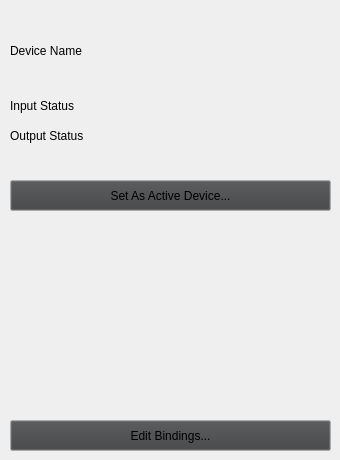
   <widget class="QWidget" name="device_props_page">
    <widget class="QPushButton" name="button_edit_bindings">
     <property name="geometry">
      <rect>
       <x>10</x>
       <y>420</y>
       <width>321</width>
       <height>31</height>
      </rect>
     </property>
     <property name="palette">
      <palette>
       <active>
        <colorrole role="Button">
         <brush brushstyle="SolidPattern">
          <color alpha="255">
           <red>0</red>
           <green>0</green>
           <blue>40</blue>
          </color>
         </brush>
        </colorrole>
        <colorrole role="Dark">
         <brush brushstyle="SolidPattern">
          <color alpha="255">
           <red>0</red>
           <green>0</green>
           <blue>40</blue>
          </color>
         </brush>
        </colorrole>
        <colorrole role="Base">
         <brush brushstyle="SolidPattern">
          <color alpha="255">
           <red>0</red>
           <green>0</green>
           <blue>40</blue>
          </color>
         </brush>
        </colorrole>
       </active>
       <inactive>
        <colorrole role="Button">
         <brush brushstyle="SolidPattern">
          <color alpha="255">
           <red>64</red>
           <green>65</green>
           <blue>66</blue>
          </color>
         </brush>
        </colorrole>
        <colorrole role="Dark">
         <brush brushstyle="SolidPattern">
          <color alpha="255">
           <red>64</red>
           <green>65</green>
           <blue>66</blue>
          </color>
         </brush>
        </colorrole>
        <colorrole role="Base">
         <brush brushstyle="SolidPattern">
          <color alpha="255">
           <red>46</red>
           <green>47</green>
           <blue>48</blue>
          </color>
         </brush>
        </colorrole>
       </inactive>
       <disabled>
        <colorrole role="Button">
         <brush brushstyle="SolidPattern">
          <color alpha="255">
           <red>0</red>
           <green>0</green>
           <blue>40</blue>
          </color>
         </brush>
        </colorrole>
        <colorrole role="Dark">
         <brush brushstyle="SolidPattern">
          <color alpha="255">
           <red>0</red>
           <green>0</green>
           <blue>40</blue>
          </color>
         </brush>
        </colorrole>
        <colorrole role="Base">
         <brush brushstyle="SolidPattern">
          <color alpha="255">
           <red>68</red>
           <green>68</green>
           <blue>68</blue>
          </color>
         </brush>
        </colorrole>
       </disabled>
      </palette>
     </property>
     <property name="font">
      <font>
       <family>Tahoma</family>
       <pointsize>9</pointsize>
      </font>
     </property>
     <property name="cursor">
      <cursorShape>PointingHandCursor</cursorShape>
     </property>
     <property name="text">
      <string>Edit Bindings...</string>
     </property>
    </widget>
    <widget class="QLabel" name="label_device_name">
     <property name="geometry">
      <rect>
       <x>10</x>
       <y>30</y>
       <width>101</width>
       <height>41</height>
      </rect>
     </property>
     <property name="font">
      <font>
       <family>Tahoma</family>
       <pointsize>9</pointsize>
      </font>
     </property>
     <property name="text">
      <string>Device Name</string>
     </property>
    </widget>
    <widget class="QLabel" name="text_device_name">
     <property name="geometry">
      <rect>
       <x>110</x>
       <y>30</y>
       <width>221</width>
       <height>41</height>
      </rect>
     </property>
     <property name="font">
      <font>
       <family>Tahoma</family>
       <pointsize>11</pointsize>
       <bold>true</bold>
      </font>
     </property>
     <property name="text">
      <string>&lt;Device Name&gt;</string>
     </property>
     <property name="alignment">
      <set>Qt::AlignRight|Qt::AlignTrailing|Qt::AlignVCenter</set>
     </property>
     <property name="wordWrap">
      <bool>true</bool>
     </property>
    </widget>
    <widget class="QLabel" name="label_status_input">
     <property name="geometry">
      <rect>
       <x>10</x>
       <y>90</y>
       <width>101</width>
       <height>31</height>
      </rect>
     </property>
     <property name="font">
      <font>
       <family>Tahoma</family>
       <pointsize>9</pointsize>
      </font>
     </property>
     <property name="text">
      <string>Input Status</string>
     </property>
    </widget>
    <widget class="QLabel" name="text_status_input">
     <property name="geometry">
      <rect>
       <x>110</x>
       <y>90</y>
       <width>221</width>
       <height>31</height>
      </rect>
     </property>
     <property name="font">
      <font>
       <family>Tahoma</family>
       <pointsize>11</pointsize>
       <bold>true</bold>
      </font>
     </property>
     <property name="text">
      <string>&lt;Input Device Status&gt;</string>
     </property>
     <property name="alignment">
      <set>Qt::AlignRight|Qt::AlignTrailing|Qt::AlignVCenter</set>
     </property>
    </widget>
    <widget class="QLabel" name="label_status_output">
     <property name="geometry">
      <rect>
       <x>10</x>
       <y>120</y>
       <width>101</width>
       <height>31</height>
      </rect>
     </property>
     <property name="font">
      <font>
       <family>Tahoma</family>
       <pointsize>9</pointsize>
      </font>
     </property>
     <property name="text">
      <string>Output Status</string>
     </property>
    </widget>
    <widget class="QLabel" name="text_status_output">
     <property name="geometry">
      <rect>
       <x>110</x>
       <y>120</y>
       <width>221</width>
       <height>31</height>
      </rect>
     </property>
     <property name="font">
      <font>
       <family>Tahoma</family>
       <pointsize>11</pointsize>
       <bold>true</bold>
      </font>
     </property>
     <property name="text">
      <string>&lt;Output Device Status&gt;</string>
     </property>
     <property name="alignment">
      <set>Qt::AlignRight|Qt::AlignTrailing|Qt::AlignVCenter</set>
     </property>
    </widget>
    <widget class="QPushButton" name="button_active_device">
     <property name="geometry">
      <rect>
       <x>10</x>
       <y>180</y>
       <width>321</width>
       <height>31</height>
      </rect>
     </property>
     <property name="palette">
      <palette>
       <active>
        <colorrole role="Button">
         <brush brushstyle="SolidPattern">
          <color alpha="255">
           <red>0</red>
           <green>0</green>
           <blue>40</blue>
          </color>
         </brush>
        </colorrole>
        <colorrole role="Dark">
         <brush brushstyle="SolidPattern">
          <color alpha="255">
           <red>0</red>
           <green>0</green>
           <blue>40</blue>
          </color>
         </brush>
        </colorrole>
        <colorrole role="Base">
         <brush brushstyle="SolidPattern">
          <color alpha="255">
           <red>0</red>
           <green>0</green>
           <blue>40</blue>
          </color>
         </brush>
        </colorrole>
       </active>
       <inactive>
        <colorrole role="Button">
         <brush brushstyle="SolidPattern">
          <color alpha="255">
           <red>64</red>
           <green>65</green>
           <blue>66</blue>
          </color>
         </brush>
        </colorrole>
        <colorrole role="Dark">
         <brush brushstyle="SolidPattern">
          <color alpha="255">
           <red>64</red>
           <green>65</green>
           <blue>66</blue>
          </color>
         </brush>
        </colorrole>
        <colorrole role="Base">
         <brush brushstyle="SolidPattern">
          <color alpha="255">
           <red>46</red>
           <green>47</green>
           <blue>48</blue>
          </color>
         </brush>
        </colorrole>
       </inactive>
       <disabled>
        <colorrole role="Button">
         <brush brushstyle="SolidPattern">
          <color alpha="255">
           <red>0</red>
           <green>0</green>
           <blue>40</blue>
          </color>
         </brush>
        </colorrole>
        <colorrole role="Dark">
         <brush brushstyle="SolidPattern">
          <color alpha="255">
           <red>0</red>
           <green>0</green>
           <blue>40</blue>
          </color>
         </brush>
        </colorrole>
        <colorrole role="Base">
         <brush brushstyle="SolidPattern">
          <color alpha="255">
           <red>68</red>
           <green>68</green>
           <blue>68</blue>
          </color>
         </brush>
        </colorrole>
       </disabled>
      </palette>
     </property>
     <property name="font">
      <font>
       <family>Tahoma</family>
       <pointsize>9</pointsize>
      </font>
     </property>
     <property name="cursor">
      <cursorShape>PointingHandCursor</cursorShape>
     </property>
     <property name="text">
      <string>Set As Active Device...</string>
     </property>
     <property name="checkable">
      <bool>true</bool>
     </property>
    </widget>
   </widget>
